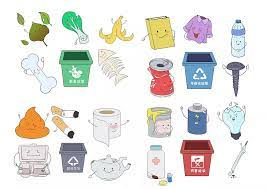
#> input picture text-image/data_filter/Asthetics/laji.jpg, 267 x 189 px, given as the content of the folder images, which was not available
$ python dataset_std_var.py
#> lines starting #> are read from the running program, lines starting #| are printed output that depends on the picture; long printed decimals are rounded; pictures that were not available may be replaced by others from this repository, and a replacement may not be noted
"""
计算数据集图片标准差和均值。
--file_path是图片地址
--step是选择图片的间隔，如间隔为10，则只计算1/10
"""

import os
import matplotlib.pyplot as plt
import numpy as np
from tqdm import tqdm
import cv2
import argparse

parser = argparse.ArgumentParser("ROOT SETTING")
parser.add_argument('--file_path',type=str,default='images' , help="root path of images and labels")
parser.add_argument('--step',type=int,default=1 , help="whether to pick interval images")

arg = parser.parse_args()

filepath = arg.file_path  # 数据集目录
STEP = arg.step
pathDir = os.listdir(filepath)


means = [0 for i in range(3)]
stds = [0 for i in range(3)]
cnt = 0
for idx in tqdm(range(0, len(pathDir), STEP)):
    cnt+=1
    filename = pathDir[idx]
    img = cv2.imread(os.path.join(filepath, filename))
#> img is the input picture: shape (189, 267, 3); mean B, G, R 224.4, 228.5, 229.6
    img = img /255.0
    b, g, r = cv2.split(img)
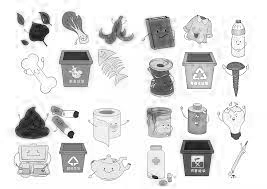
#> b: shape (189, 267) float64; min 0, max 1, mean 0.88
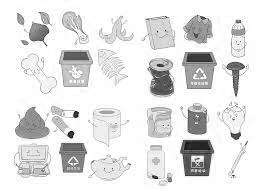
#> g: shape (189, 267) float64; min 0.00392, max 1, mean 0.896
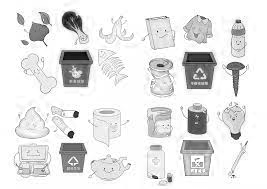
#> r: shape (189, 267) float64; min 0, max 1, mean 0.9
    means[0] += np.mean(r)
    means[1] += np.mean(g)
    means[2] += np.mean(b)
means = np.array(means) / cnt
#> means = [0.9, 0.896, 0.88]

# std要另外算，计算减去的均值是所有图片的均值，而不是某张图片的均值。
for idx in tqdm(range(0, len(pathDir), STEP)):
    filename = pathDir[idx]
    img = cv2.imread(os.path.join(filepath, filename))
    img = img /255.0
    b, g, r = cv2.split(img)
    stds[0] += np.mean((r - means[0]) ** 2)
    stds[1] += np.mean((g - means[1]) ** 2)
    stds[2] += np.mean((b - means[2]) ** 2)
stds = np.sqrt(np.array(stds) / cnt)
#> stds = [0.183, 0.184, 0.209]

print("RGB MEAN:",means,"RBG STD:",stds)
#| RGB MEAN: [0.9003 0.896 0.8799] RBG STD: [0.1829 0.1839 0.2087]
